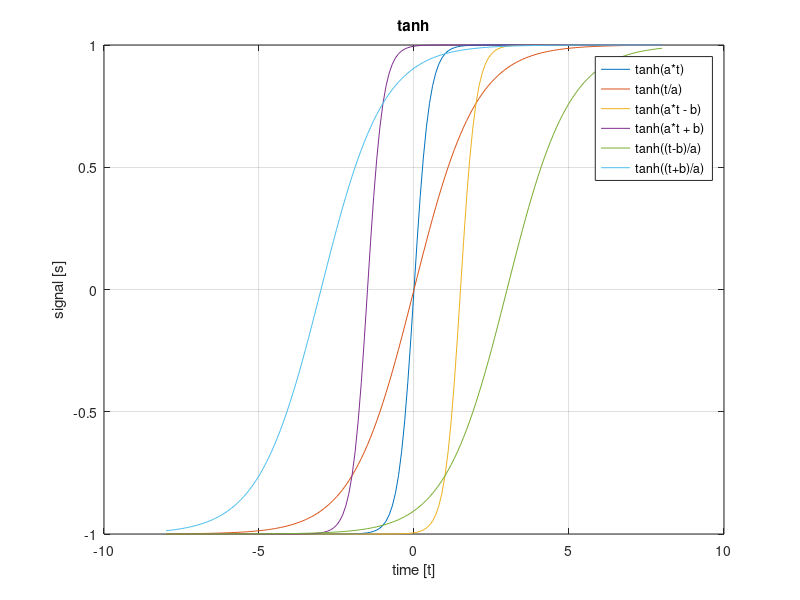

The MATLAB source for this figure:
%Plot the signal s(t) = tanh(t) together with its time-shifted and scaled
%versions tanh(at), tanh(t/a), tanh(at− b), tanh(at+ b), tanh((t− b)/a),
%tanh((t+b)/a) in the same plot in the time range [−10,10], by using a= 2
%and b= 6.

a = 2;
b = 3;
t = -8:0.1:8;

figure;
plot(t, tanh(a*t), t, tanh(t/a), ...
    t, tanh(a*t - b), t, tanh(a*t + b),...
    t, tanh((t-b)/a), t, tanh((t+b)/a))
grid on
title('tanh')
xlabel('time [t]')
ylabel('signal [s]')
legend('tanh(a*t)', 'tanh(t/a)', ...
    'tanh(a*t - b)', 'tanh(a*t + b)', ...
    'tanh((t-b)/a)', 'tanh((t+b)/a)')